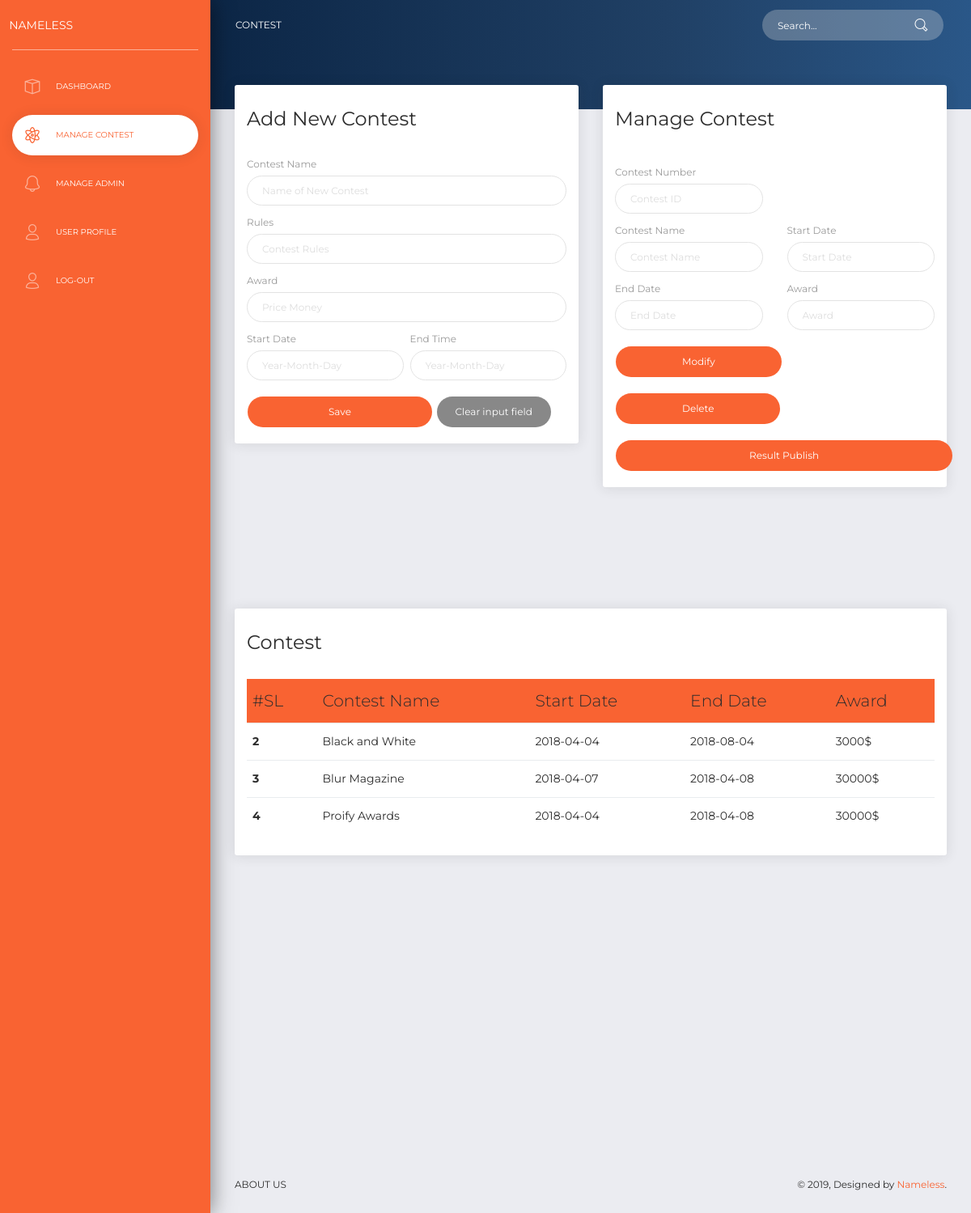
/contest.php, run on the app's committed database.
### tables this page shows
CREATE TABLE `contest` (
  `cid` int(11) NOT NULL,
  `Name` varchar(64) NOT NULL,
  `Rules` varchar(64) DEFAULT NULL,
  `Sdate` date DEFAULT NULL,
  `Edate` date DEFAULT NULL,
  `uid` int(11) DEFAULT NULL,
  `price` int(11) DEFAULT NULL
);

### contest.php (the view, shortened to what this page needs)
<!DOCTYPE html>
<?php
	require"connect.php";
	$table = "select * from contest";
    $r = mysqli_query($link, $table);
?>
<html lang="en">
<head>
    <link rel="stylesheet" href="font-awesome/css/font-awesome.min.css">
    <link href="css/bootstrap.min.css" rel="stylesheet" />
    <link href="css/now-ui-dashboard.css?v=1.0.1" rel="stylesheet" />
    <link href="demo/demo.css" rel="stylesheet" />
</head>
<body class="">
    <div class="wrapper ">
        <div class="sidebar" data-color="orange">
            <div class="logo">
                <a href="" class="simple-text logo-normal">
                    Nameless
                </a>
            </div>
            <div class="sidebar-wrapper">
                <ul class="nav">
                    <li>
                        <a href="admin.php">
                            <i class="now-ui-icons design_app"></i>
                            <p>Dashboard</p>
                        </a>
                    </li>
                    <li class="active">
                        <a href="contest.php">
                            <i class="now-ui-icons education_atom"></i>
                            <p>Manage Contest</p>
                        </a>
                    </li>
                    <li>
                        <a href="manage.php">
                            <i class="now-ui-icons ui-1_bell-53"></i>
                            <p>Manage Admin</p>
                        </a>
                    </li>
                    <li>
                        <a href="user.php">
                            <i class="now-ui-icons users_single-02"></i>
                            <p>User Profile</p>
                        </a>
                    </li>
					<li>
                        <a href="index.php">
                            <i class="now-ui-icons users_single-02"></i>
                            <p>Log-out</p>
                        </a>
                    </li>
                </ul>
            </div>
        </div>
        <div class="main-panel">
            <nav class="navbar navbar-expand-lg navbar-transparent  navbar-absolute bg-primary fixed-top">
                <div class="container-fluid">
                    <div class="navbar-wrapper">
                        <a class="navbar-brand" href="#pablo">Contest</a>
                    </div>
                    <div class="collapse navbar-collapse justify-content-end" id="navigation">
                        <form>
                            <div class="input-group no-border">
                                <input type="text" value="" class="form-control" placeholder="Search...">
                                <span class="input-group-addon">
                                    <i class="now-ui-icons ui-1_zoom-bold"></i>
                                </span>
                            </div>
                        </form>
                    </div>
                </div>
            </nav>
            <div class="panel-header panel-header-sm">
            </div>
            <div class="content">
                <div class="row">
                    <div class="col-md-6">
                        <div class="card">
                            <div class="card-header">
                                <h4 class="card-title">Add New Contest</h4>
                            </div>
                            <div class="card-body">
                                <form action="" method="POST">
									<div class="row">
										<div class="col-md-12">
											<div class="form-group">
												<label>Contest Name</label>
												<input type="text" name="name" class="form-control" placeholder="Name of New Contest">
											</div>
										</div>
									</div>
									<div class="row">
										<div class="col-md-12">
											<div class="form-group">
												<label>Rules</label>
												<input type="text" name="rule" class="form-control" placeholder="Contest Rules">
											</div>
										</div>
									</div>
									<div class="row">
										<div class="col-md-12">
											<div class="form-group">
												<label>Award</label>
												<input type="text" name="price" class="form-control" placeholder="Price Money">
											</div>
										</div>
									</div>
									<div class="row">
										<div class="col-md-6 pr-1">
											<div class="form-group">
												<label>Start Date</label>
												<input type="text" name="sdate" class="form-control" placeholder="Year-Month-Day">
											</div>
										</div>
										<div class="col-md-6 pl-1">
											<div class="form-group">
												<label>End Time</label>
												<input type="text" name="edate" class="form-control" placeholder="Year-Month-Day">
											</div>
										</div>
									</div>
									<input class="btn btn-primary btn-round" type="submit" name="submit" style="padding-left: 100px;padding-right: 100px;" value="Save">
									<button class="btn btn-defalt btn-round" onclick="document.getElementById('myInput').value = ''">Clear input field</button>
                                </form>
                            </div>
                        </div>
                    </div>
                    <div class="col-md-6">
                        <div class="card">
                            <div class="card-header">
                                <h4 class="card-title">Manage Contest</h4>
                            </div>
                            <div class="card-body" style="padding-top: 25px;">
                                <form action="" method="POST">
									<div class="row">
										<div class="col-md-6">
											<div class="form-group">
												<label>Contest Number</label>
												<input type="text" name="no" id="no" class="form-control" placeholder="Contest ID">
											</div>
										</div>
									</div>
									<div class="row">
										<div class="col-md-6">
											<div class="form-group">
												<label>Contest Name</label>
												<input type="text" name="cname" id="cname" class="form-control" placeholder="Contest Name">
											</div>
										</div>
										<div class="col-md-6">
											<div class="form-group">
												<label>Start Date</label>
												<input type="text" name="sdate" id="sdate" class="form-control" placeholder="Start Date">
											</div>
										</div>
									</div>
									<div class="row">
										<div class="col-md-6">
											<div class="form-group">
												<label>End Date</label>
												<input type="text" name="edate" id="edate" class="form-control" placeholder="End Date">
											</div>
										</div>
										<div class="col-md-6">
											<div class="form-group">
												<label>Award</label>
												<input type="text" name="award" id="award" class="form-control" placeholder="Award">
											</div>
										</div>
									</div>
									<input class="btn btn-primary btn-round" type="submit" name="modify" style="padding-left: 82px;padding-right: 82px;" value="Modify">
									<input class="btn btn-primary btn-round" type="submit" name="delete" style="padding-left: 82px;padding-right: 82px;" value="Delete">
									<br>
									<input class="btn btn-primary btn-round" type="submit" name="result" style="padding-left: 165px;padding-right: 165px;" value="Result Publish">
                                </form>
                            </div>
                        </div>
                    </div>
                </div>
            </div>
			<div class="content">
                <div class="row">
                    <div class="col-md-12">
                        <div class="card">
                            <div class="card-header">
                                <h4 class="card-title">Contest</h4>
                            </div>
                            <div class="card-body">
                                <table class="table table-hover" id="table">
									<thead class="thead-dark" style="background-color: #f96332;">
										<tr>
											<th scope="col">#SL</th>
											<th scope="col">Contest Name</th>
											<th scope="col">Start Date</th>
											<th scope="col">End Date</th>
											<th scope="col">Award</th>
										</tr>
									</thead>
									<tbody>
										<?php
											while($result = mysqli_fetch_assoc($r))
											{
										?>
												<tr>
													<th scope="row"><?php echo $result['cid'];?></th>
													<td><?php echo $result['Name'];?></td>
													<td><?php echo $result['Sdate'];?></td>
													<td><?php echo $result['Edate'];?></td>
													<td><?php echo $result['price'];?>$</td>
												</tr>
										<?php
											}
										?>
									</tbody>
								</table>
                            </div>
                        </div>
                    </div>
                </div>
            </div>
            <footer class="footer">
                <div class="container-fluid">
                    <nav>
                        <ul>
                            <li>
                                <a href="http://presentation.creative-tim.com">
                                    About Us
                                </a>
                            </li>
                        </ul>
                    </nav>
                    <div class="copyright">
                        &copy;
                        , Designed by
                        <a href="https://www.creative-tim.com" target="_blank">Nameless</a>.
                    </div>
                </div>
            </footer>
        </div>
    </div>
</body>
</html>

### data on the page
contest: cid "2", Name "Black and White", Sdate "2018-04-04", Edate "2018-08-04", price "3000"
contest: cid "3", Name "Blur Magazine", Sdate "2018-04-07", Edate "2018-04-08", price "30000"
contest: cid "4", Name "Proify Awards", Sdate "2018-04-04", Edate "2018-04-08", price "30000"
